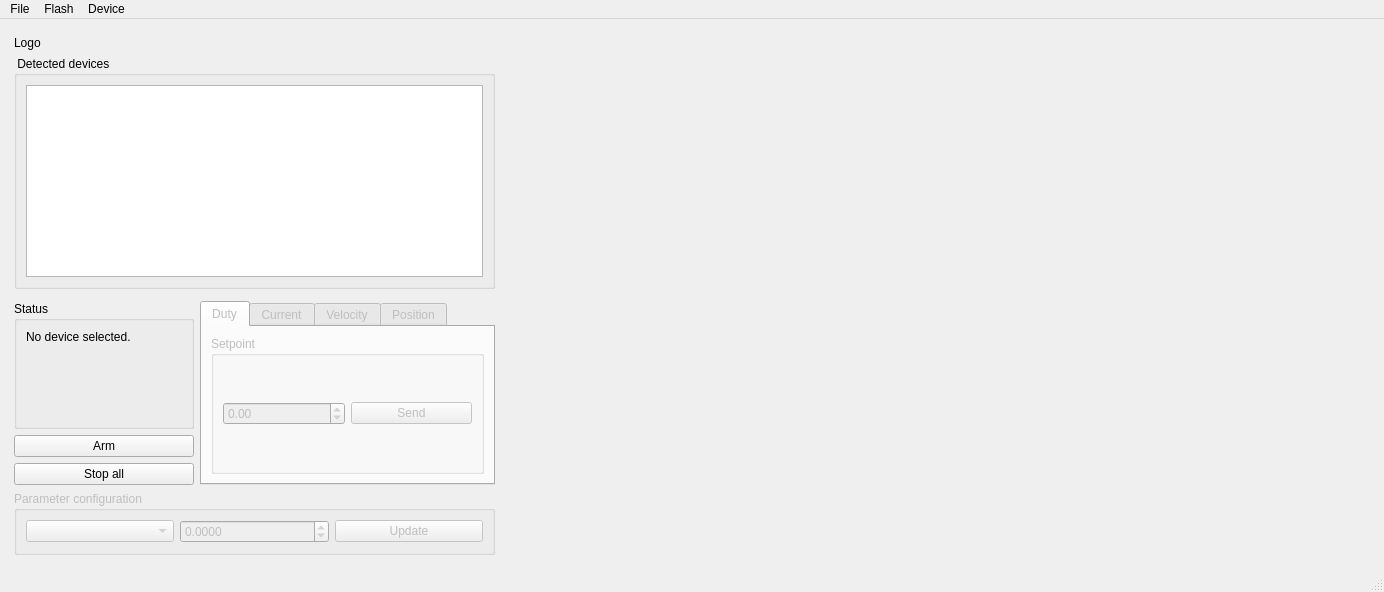
<?xml version="1.0" encoding="UTF-8"?>
<ui version="4.0">
 <class>MainWindow</class>
 <widget class="QMainWindow" name="MainWindow">
  <property name="geometry">
   <rect>
    <x>0</x>
    <y>0</y>
    <width>1384</width>
    <height>592</height>
   </rect>
  </property>
  <property name="windowTitle">
   <string>MLRSv2</string>
  </property>
  <property name="windowIcon">
   <iconset>
    <normaloff>assets/roboszpon-black.png</normaloff>assets/roboszpon-black.png</iconset>
  </property>
  <widget class="QWidget" name="centralwidget">
   <layout class="QGridLayout" name="gridLayout">
    <item row="0" column="3" rowspan="12">
     <widget class="QWidget" name="plotView" native="true">
      <property name="sizePolicy">
       <sizepolicy hsizetype="Expanding" vsizetype="Expanding">
        <horstretch>0</horstretch>
        <verstretch>0</verstretch>
       </sizepolicy>
      </property>
     </widget>
    </item>
    <item row="4" column="1" rowspan="4">
     <widget class="QGroupBox" name="groupBox_3">
      <property name="minimumSize">
       <size>
        <width>180</width>
        <height>0</height>
       </size>
      </property>
      <property name="title">
       <string>Status</string>
      </property>
      <layout class="QVBoxLayout" name="verticalLayout">
       <item>
        <widget class="QLabel" name="connectionLabel">
         <property name="sizePolicy">
          <sizepolicy hsizetype="Minimum" vsizetype="Preferred">
           <horstretch>0</horstretch>
           <verstretch>0</verstretch>
          </sizepolicy>
         </property>
         <property name="text">
          <string>No device selected.</string>
         </property>
        </widget>
       </item>
       <item>
        <widget class="QLabel" name="stateLabel">
         <property name="sizePolicy">
          <sizepolicy hsizetype="Minimum" vsizetype="Preferred">
           <horstretch>0</horstretch>
           <verstretch>0</verstretch>
          </sizepolicy>
         </property>
         <property name="text">
          <string/>
         </property>
        </widget>
       </item>
       <item>
        <widget class="QLabel" name="flagsLabel">
         <property name="sizePolicy">
          <sizepolicy hsizetype="Minimum" vsizetype="Preferred">
           <horstretch>0</horstretch>
           <verstretch>0</verstretch>
          </sizepolicy>
         </property>
         <property name="text">
          <string/>
         </property>
        </widget>
       </item>
       <item>
        <spacer name="verticalSpacer_2">
         <property name="orientation">
          <enum>Qt::Vertical</enum>
         </property>
         <property name="sizeHint" stdset="0">
          <size>
           <width>20</width>
           <height>40</height>
          </size>
         </property>
        </spacer>
       </item>
      </layout>
     </widget>
    </item>
    <item row="4" column="0">
     <spacer name="verticalSpacer">
      <property name="orientation">
       <enum>Qt::Vertical</enum>
      </property>
      <property name="sizeHint" stdset="0">
       <size>
        <width>5</width>
        <height>40</height>
       </size>
      </property>
     </spacer>
    </item>
    <item row="8" column="1">
     <widget class="QPushButton" name="armButton">
      <property name="text">
       <string>Arm</string>
      </property>
     </widget>
    </item>
    <item row="1" column="1">
     <widget class="QLabel" name="logoLabel">
      <property name="text">
       <string>Logo</string>
      </property>
     </widget>
    </item>
    <item row="2" column="1" colspan="2">
     <widget class="QGroupBox" name="groupBox">
      <property name="title">
       <string> Detected devices</string>
      </property>
      <layout class="QGridLayout" name="gridLayout_2">
       <item row="1" column="1">
        <widget class="QListView" name="deviceListView">
         <property name="sizePolicy">
          <sizepolicy hsizetype="Minimum" vsizetype="Minimum">
           <horstretch>0</horstretch>
           <verstretch>0</verstretch>
          </sizepolicy>
         </property>
        </widget>
       </item>
      </layout>
     </widget>
    </item>
    <item row="9" column="1">
     <widget class="QPushButton" name="stopAllButton">
      <property name="text">
       <string>Stop all</string>
      </property>
     </widget>
    </item>
    <item row="11" column="1">
     <spacer name="verticalSpacer_3">
      <property name="orientation">
       <enum>Qt::Vertical</enum>
      </property>
      <property name="sizeHint" stdset="0">
       <size>
        <width>20</width>
        <height>1</height>
       </size>
      </property>
     </spacer>
    </item>
    <item row="0" column="1">
     <spacer name="horizontalSpacer">
      <property name="orientation">
       <enum>Qt::Horizontal</enum>
      </property>
      <property name="sizeType">
       <enum>QSizePolicy::Minimum</enum>
      </property>
      <property name="sizeHint" stdset="0">
       <size>
        <width>40</width>
        <height>2</height>
       </size>
      </property>
     </spacer>
    </item>
    <item row="4" column="2" rowspan="6">
     <widget class="QTabWidget" name="setpointGroup">
      <property name="enabled">
       <bool>false</bool>
      </property>
      <property name="sizePolicy">
       <sizepolicy hsizetype="Preferred" vsizetype="Expanding">
        <horstretch>0</horstretch>
        <verstretch>0</verstretch>
       </sizepolicy>
      </property>
      <property name="minimumSize">
       <size>
        <width>295</width>
        <height>0</height>
       </size>
      </property>
      <property name="currentIndex">
       <number>0</number>
      </property>
      <widget class="QWidget" name="tab_4">
       <attribute name="title">
        <string>Duty</string>
       </attribute>
       <layout class="QGridLayout" name="gridLayout_3">
        <item row="0" column="0">
         <widget class="QGroupBox" name="groupBox_2">
          <property name="sizePolicy">
           <sizepolicy hsizetype="MinimumExpanding" vsizetype="MinimumExpanding">
            <horstretch>0</horstretch>
            <verstretch>0</verstretch>
           </sizepolicy>
          </property>
          <property name="title">
           <string>Setpoint</string>
          </property>
          <layout class="QGridLayout" name="gridLayout_4">
           <item row="0" column="0">
            <widget class="QDoubleSpinBox" name="dutySpinBox">
             <property name="minimum">
              <double>-1.000000000000000</double>
             </property>
             <property name="maximum">
              <double>1.000000000000000</double>
             </property>
             <property name="singleStep">
              <double>0.100000000000000</double>
             </property>
            </widget>
           </item>
           <item row="0" column="1">
            <widget class="QPushButton" name="dutyButton">
             <property name="text">
              <string>Send</string>
             </property>
            </widget>
           </item>
          </layout>
         </widget>
        </item>
       </layout>
      </widget>
      <widget class="QWidget" name="tab">
       <attribute name="title">
        <string>Current</string>
       </attribute>
      </widget>
      <widget class="QWidget" name="tab_3">
       <attribute name="title">
        <string>Velocity</string>
       </attribute>
       <widget class="QGroupBox" name="groupBox_4">
        <property name="geometry">
         <rect>
          <x>20</x>
          <y>10</y>
          <width>179</width>
          <height>70</height>
         </rect>
        </property>
        <property name="title">
         <string>Setpoint</string>
        </property>
        <layout class="QGridLayout" name="gridLayout_6">
         <item row="0" column="1">
          <widget class="QPushButton" name="velocityButton">
           <property name="text">
            <string>Send</string>
           </property>
          </widget>
         </item>
         <item row="0" column="0">
          <widget class="QDoubleSpinBox" name="velocitySpinBox">
           <property name="minimum">
            <double>-100.000000000000000</double>
           </property>
           <property name="maximum">
            <double>100.000000000000000</double>
           </property>
           <property name="singleStep">
            <double>0.500000000000000</double>
           </property>
          </widget>
         </item>
        </layout>
       </widget>
      </widget>
      <widget class="QWidget" name="tab_2">
       <attribute name="title">
        <string>Position</string>
       </attribute>
       <widget class="QGroupBox" name="groupBox_5">
        <property name="geometry">
         <rect>
          <x>10</x>
          <y>10</y>
          <width>179</width>
          <height>70</height>
         </rect>
        </property>
        <property name="title">
         <string>Setpoint</string>
        </property>
        <layout class="QGridLayout" name="gridLayout_7">
         <item row="0" column="1">
          <widget class="QPushButton" name="positionButton">
           <property name="text">
            <string>Send</string>
           </property>
          </widget>
         </item>
         <item row="0" column="0">
          <widget class="QDoubleSpinBox" name="positionSpinBox">
           <property name="minimum">
            <double>-100.000000000000000</double>
           </property>
           <property name="maximum">
            <double>100.000000000000000</double>
           </property>
           <property name="singleStep">
            <double>0.100000000000000</double>
           </property>
          </widget>
         </item>
        </layout>
       </widget>
      </widget>
     </widget>
    </item>
    <item row="10" column="1" colspan="2">
     <widget class="QGroupBox" name="parameterConfigurationGroup">
      <property name="enabled">
       <bool>false</bool>
      </property>
      <property name="sizePolicy">
       <sizepolicy hsizetype="Preferred" vsizetype="Preferred">
        <horstretch>0</horstretch>
        <verstretch>0</verstretch>
       </sizepolicy>
      </property>
      <property name="title">
       <string>Parameter configuration</string>
      </property>
      <layout class="QHBoxLayout" name="horizontalLayout">
       <item>
        <widget class="QComboBox" name="parameterComboBox"/>
       </item>
       <item>
        <widget class="QDoubleSpinBox" name="parameterSpinBox">
         <property name="readOnly">
          <bool>false</bool>
         </property>
         <property name="decimals">
          <number>4</number>
         </property>
         <property name="minimum">
          <double>-2137.000000000000000</double>
         </property>
         <property name="maximum">
          <double>2137.000000000000000</double>
         </property>
        </widget>
       </item>
       <item>
        <widget class="QPushButton" name="parameterUpdateButton">
         <property name="text">
          <string>Update</string>
         </property>
        </widget>
       </item>
      </layout>
     </widget>
    </item>
   </layout>
  </widget>
  <widget class="QStatusBar" name="statusbar"/>
  <widget class="QMenuBar" name="menubar">
   <property name="geometry">
    <rect>
     <x>0</x>
     <y>0</y>
     <width>1384</width>
     <height>22</height>
    </rect>
   </property>
   <widget class="QMenu" name="menuFile">
    <property name="title">
     <string>File</string>
    </property>
    <addaction name="actionCommit_configuratio"/>
    <addaction name="actionRestore_configuratio"/>
    <addaction name="actionFactory_setting"/>
   </widget>
   <widget class="QMenu" name="menuConfiguration">
    <property name="title">
     <string>Flash</string>
    </property>
    <addaction name="actionCommit_configuration"/>
    <addaction name="actionRestore_configuration"/>
    <addaction name="separator"/>
    <addaction name="actionFactory_settings"/>
   </widget>
   <widget class="QMenu" name="menuDevice">
    <property name="title">
     <string>Device</string>
    </property>
    <addaction name="actionSoftware_reset"/>
   </widget>
   <addaction name="menuFile"/>
   <addaction name="menuConfiguration"/>
   <addaction name="menuDevice"/>
  </widget>
  <action name="actionConnect_roboszpon">
   <property name="text">
    <string>Connect roboszpon</string>
   </property>
  </action>
  <action name="actionCommit_configuratio">
   <property name="text">
    <string>Save</string>
   </property>
  </action>
  <action name="actionRestore_configuratio">
   <property name="text">
    <string>Save as...</string>
   </property>
  </action>
  <action name="actionFactory_setting">
   <property name="text">
    <string>Open...</string>
   </property>
  </action>
  <action name="actionCommit_configuration">
   <property name="text">
    <string>Commit configuration</string>
   </property>
  </action>
  <action name="actionRestore_configuration">
   <property name="text">
    <string>Restore configuration</string>
   </property>
  </action>
  <action name="actionFactory_settings">
   <property name="text">
    <string>Restore factory values</string>
   </property>
  </action>
  <action name="actionSoftware_reset">
   <property name="text">
    <string>Software reset</string>
   </property>
  </action>
 </widget>
 <resources/>
 <connections/>
</ui>
